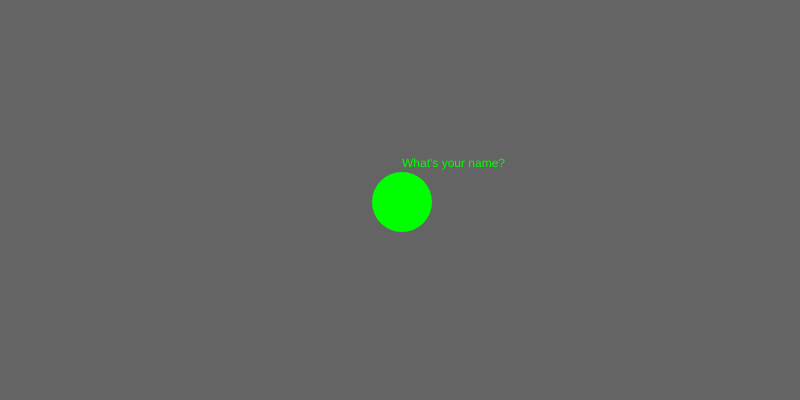
Frame 1 (no input)
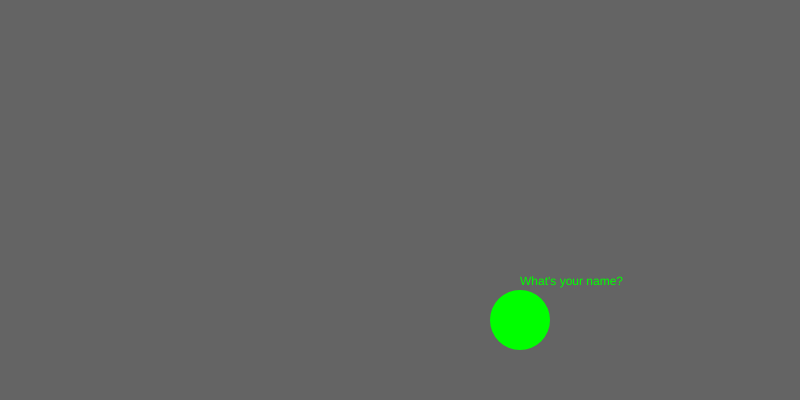
Frame 60 (no input)
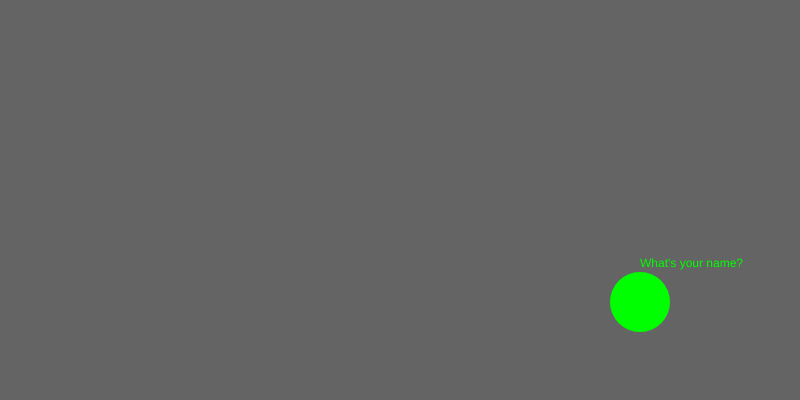
Frame 120 (the mouse pressed at the canvas centre since frame 60)

The p5.js sketch that drew these frames (run headless with seeded random() and noise() and a simulated clock; from frame 60 on, the mouse is pressed at the canvas centre):

// p5.js sketch
// ── sketch.js
var canvas;
var changeColorButton;
var massSlider;
var input;
var nameP;
var stopButton;
var textBox;

var ballColor;
var ball;
var acceleration;
var velocity;
var position;
var radius;
var mass;

function setup() {
  changeColorButton = createButton("ZOOM! BOING! DING!");
  changeColorButton.mousePressed(changeBallColor);
  stopButton = createButton("STOP!");
  stopButton.mousePressed(clearVelocity);
  massSlider = createSlider(20, 100, 30);
  input = createInput("What's your name?");
  input.changed(updateText);
  nameP = createP("hmm...");
  canvas = createCanvas(800, 400);
  background(51);
  //canvas.position(0, 200);
  textBox = createP("play4change!");
  textBox.mouseOver(changeStyle);
  textBox.mouseOut(revertStyle);

  radius = massSlider.value();
  mass = radius / 10;
  ballColor = color(0, 255, 0);
  position = createVector(400, 200);
  ball = ellipse(position.x, position.y, radius * 2, radius * 2);

  velocity = createVector(2, 2);
  acceleration = createVector(0, 0);
}

function changeStyle() {
  textBox.style("background-color", "black");
  textBox.stlye("color", "green");
  textBox.style("padding", "8px");
}

function revertStyle() {
  textBox.style("background-color", "green");
  textBox.style("color", "white");
  textBox.style("padding", "8px");
}

function changeBallColor() {
  ballColor = color(random(0, 255), random(0, 255), random(0, 255));
}

function updateText() {
  nameP.html("Funny, " + input.value() + " is my favorite food!");
}

function clearVelocity() {
  velocity = createVector(0, 0);
}

function applyForce(force) {
  acceleration.add(createVector(force.x / mass, force.y / mass));
}

function draw() {
  background(100);
  noStroke();
  fill(ballColor);
  ballUpdate();
  ballBounce();
  text(input.value(), position.x, position.y - (radius + 5));
}

function ballUpdate() {
  if (keyIsPressed) {
    // var forceVector
    if (keyCode == LEFT_ARROW) {
      applyForce(createVector(-1, 0));
    }
    if (keyCode == RIGHT_ARROW) {
      applyForce(createVector(1, 0));
    }
    if (keyCode == UP_ARROW) {
      applyForce(createVector(0, -1));
    }
    if (keyCode == DOWN_ARROW) {
      applyForce(createVector(0, 1));
    }
  }

  velocity.add(acceleration);
  position.add(velocity);
  acceleration.mult(0);
  mass = radius / 10;
  radius = massSlider.value();
  ball = ellipse(position.x, position.y, radius * 2, radius * 2);
}

function ballBounce() {
  if (position.x + radius > width) {
    position.x = width - radius
    velocity.x *= -1;
  }
  if (position.y + radius > height) {
    position.y = height - radius
    velocity.y *= -1;
  }
  if (position.x - radius < 0) {
    position.x = radius
    velocity.x *= -1;
  }
  if (position.y - radius < 0) {
    position.y = radius
    velocity.y *= -1;
  }
}
